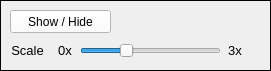
         <widget class="QFrame" name="frame_4">
          <property name="geometry">
           <rect>
            <x>20</x>
            <y>260</y>
            <width>271</width>
            <height>71</height>
           </rect>
          </property>
          <property name="frameShape">
           <enum>QFrame::Panel</enum>
          </property>
          <property name="frameShadow">
           <enum>QFrame::Plain</enum>
          </property>
          <property name="lineWidth">
           <number>1</number>
          </property>
          <widget class="QLabel" name="DisplayOptions_21">
           <property name="geometry">
            <rect>
             <x>10</x>
             <y>40</y>
             <width>35</width>
             <height>20</height>
            </rect>
           </property>
           <property name="minimumSize">
            <size>
             <width>35</width>
             <height>20</height>
            </size>
           </property>
           <property name="font">
            <font>
             <pointsize>10</pointsize>
            </font>
           </property>
           <property name="text">
            <string>Scale</string>
           </property>
           <property name="alignment">
            <set>Qt::AlignCenter</set>
           </property>
          </widget>
          <widget class="QSlider" name="junctionScale">
           <property name="geometry">
            <rect>
             <x>80</x>
             <y>40</y>
             <width>141</width>
             <height>22</height>
            </rect>
           </property>
           <property name="minimum">
            <number>1</number>
           </property>
           <property name="maximum">
            <number>30</number>
           </property>
           <property name="value">
            <number>10</number>
           </property>
           <property name="sliderPosition">
            <number>10</number>
           </property>
           <property name="orientation">
            <enum>Qt::Horizontal</enum>
           </property>
           <property name="tickPosition">
            <enum>QSlider::NoTicks</enum>
           </property>
           <property name="tickInterval">
            <number>5</number>
           </property>
          </widget>
          <widget class="QLabel" name="DisplayOptions_22">
           <property name="geometry">
            <rect>
             <x>50</x>
             <y>40</y>
             <width>30</width>
             <height>20</height>
            </rect>
           </property>
           <property name="minimumSize">
            <size>
             <width>30</width>
             <height>20</height>
            </size>
           </property>
           <property name="font">
            <font>
             <pointsize>10</pointsize>
            </font>
           </property>
           <property name="text">
            <string>0x</string>
           </property>
           <property name="alignment">
            <set>Qt::AlignCenter</set>
           </property>
          </widget>
          <widget class="QLabel" name="DisplayOptions_23">
           <property name="geometry">
            <rect>
             <x>220</x>
             <y>40</y>
             <width>30</width>
             <height>20</height>
            </rect>
           </property>
           <property name="minimumSize">
            <size>
             <width>30</width>
             <height>20</height>
            </size>
           </property>
           <property name="font">
            <font>
             <pointsize>10</pointsize>
            </font>
           </property>
           <property name="text">
            <string>3x</string>
           </property>
           <property name="alignment">
            <set>Qt::AlignCenter</set>
           </property>
          </widget>
          <widget class="QPushButton" name="showHideJunctions">
           <property name="geometry">
            <rect>
             <x>10</x>
             <y>10</y>
             <width>101</width>
             <height>23</height>
            </rect>
           </property>
           <property name="palette">
            <palette>
             <active>
              <colorrole role="WindowText">
               <brush brushstyle="SolidPattern">
                <color alpha="255">
                 <red>0</red>
                 <green>0</green>
                 <blue>0</blue>
                </color>
               </brush>
              </colorrole>
              <colorrole role="Button">
               <brush brushstyle="SolidPattern">
                <color alpha="255">
                 <red>255</red>
                 <green>255</green>
                 <blue>255</blue>
                </color>
               </brush>
              </colorrole>
              <colorrole role="Light">
               <brush brushstyle="SolidPattern">
                <color alpha="255">
                 <red>255</red>
                 <green>255</green>
                 <blue>255</blue>
                </color>
               </brush>
              </colorrole>
              <colorrole role="Midlight">
               <brush brushstyle="SolidPattern">
                <color alpha="255">
                 <red>255</red>
                 <green>255</green>
                 <blue>255</blue>
                </color>
               </brush>
              </colorrole>
              <colorrole role="Dark">
               <brush brushstyle="SolidPattern">
                <color alpha="255">
                 <red>127</red>
                 <green>127</green>
                 <blue>127</blue>
                </color>
               </brush>
              </colorrole>
              <colorrole role="Mid">
               <brush brushstyle="SolidPattern">
                <color alpha="255">
                 <red>170</red>
                 <green>170</green>
                 <blue>170</blue>
                </color>
               </brush>
              </colorrole>
              <colorrole role="Text">
               <brush brushstyle="SolidPattern">
                <color alpha="255">
                 <red>0</red>
                 <green>0</green>
                 <blue>0</blue>
                </color>
               </brush>
              </colorrole>
              <colorrole role="BrightText">
               <brush brushstyle="SolidPattern">
                <color alpha="255">
                 <red>255</red>
                 <green>255</green>
                 <blue>255</blue>
                </color>
               </brush>
              </colorrole>
              <colorrole role="ButtonText">
               <brush brushstyle="SolidPattern">
                <color alpha="255">
                 <red>0</red>
                 <green>0</green>
                 <blue>0</blue>
                </color>
               </brush>
              </colorrole>
              <colorrole role="Base">
               <brush brushstyle="SolidPattern">
                <color alpha="255">
                 <red>255</red>
                 <green>255</green>
                 <blue>255</blue>
                </color>
               </brush>
              </colorrole>
              <colorrole role="Window">
               <brush brushstyle="SolidPattern">
                <color alpha="255">
                 <red>255</red>
                 <green>255</green>
                 <blue>255</blue>
                </color>
               </brush>
              </colorrole>
              <colorrole role="Shadow">
               <brush brushstyle="SolidPattern">
                <color alpha="255">
                 <red>0</red>
                 <green>0</green>
                 <blue>0</blue>
                </color>
               </brush>
              </colorrole>
              <colorrole role="AlternateBase">
               <brush brushstyle="SolidPattern">
                <color alpha="255">
                 <red>255</red>
                 <green>255</green>
                 <blue>255</blue>
                </color>
               </brush>
              </colorrole>
              <colorrole role="ToolTipBase">
               <brush brushstyle="SolidPattern">
                <color alpha="255">
                 <red>255</red>
                 <green>255</green>
                 <blue>220</blue>
                </color>
               </brush>
              </colorrole>
              <colorrole role="ToolTipText">
               <brush brushstyle="SolidPattern">
                <color alpha="255">
                 <red>0</red>
                 <green>0</green>
                 <blue>0</blue>
                </color>
               </brush>
              </colorrole>
             </active>
             <inactive>
              <colorrole role="WindowText">
               <brush brushstyle="SolidPattern">
                <color alpha="255">
                 <red>0</red>
                 <green>0</green>
                 <blue>0</blue>
                </color>
               </brush>
              </colorrole>
              <colorrole role="Button">
               <brush brushstyle="SolidPattern">
                <color alpha="255">
                 <red>255</red>
                 <green>255</green>
                 <blue>255</blue>
                </color>
               </brush>
              </colorrole>
              <colorrole role="Light">
               <brush brushstyle="SolidPattern">
                <color alpha="255">
                 <red>255</red>
                 <green>255</green>
                 <blue>255</blue>
                </color>
               </brush>
              </colorrole>
              <colorrole role="Midlight">
               <brush brushstyle="SolidPattern">
                <color alpha="255">
                 <red>255</red>
                 <green>255</green>
                 <blue>255</blue>
                </color>
               </brush>
              </colorrole>
              <colorrole role="Dark">
               <brush brushstyle="SolidPattern">
                <color alpha="255">
                 <red>127</red>
                 <green>127</green>
                 <blue>127</blue>
                </color>
               </brush>
              </colorrole>
              <colorrole role="Mid">
               <brush brushstyle="SolidPattern">
                <color alpha="255">
                 <red>170</red>
                 <green>170</green>
                 <blue>170</blue>
                </color>
               </brush>
              </colorrole>
              <colorrole role="Text">
               <brush brushstyle="SolidPattern">
                <color alpha="255">
                 <red>0</red>
                 <green>0</green>
                 <blue>0</blue>
                </color>
               </brush>
              </colorrole>
              <colorrole role="BrightText">
               <brush brushstyle="SolidPattern">
                <color alpha="255">
                 <red>255</red>
                 <green>255</green>
                 <blue>255</blue>
                </color>
               </brush>
              </colorrole>
              <colorrole role="ButtonText">
               <brush brushstyle="SolidPattern">
                <color alpha="255">
                 <red>0</red>
                 <green>0</green>
                 <blue>0</blue>
                </color>
               </brush>
              </colorrole>
              <colorrole role="Base">
               <brush brushstyle="SolidPattern">
                <color alpha="255">
                 <red>255</red>
                 <green>255</green>
                 <blue>255</blue>
                </color>
               </brush>
              </colorrole>
              <colorrole role="Window">
               <brush brushstyle="SolidPattern">
                <color alpha="255">
                 <red>255</red>
                 <green>255</green>
                 <blue>255</blue>
                </color>
               </brush>
              </colorrole>
              <colorrole role="Shadow">
               <brush brushstyle="SolidPattern">
                <color alpha="255">
                 <red>0</red>
                 <green>0</green>
                 <blue>0</blue>
                </color>
               </brush>
              </colorrole>
              <colorrole role="AlternateBase">
               <brush brushstyle="SolidPattern">
                <color alpha="255">
                 <red>255</red>
                 <green>255</green>
                 <blue>255</blue>
                </color>
               </brush>
              </colorrole>
              <colorrole role="ToolTipBase">
               <brush brushstyle="SolidPattern">
                <color alpha="255">
                 <red>255</red>
                 <green>255</green>
                 <blue>220</blue>
                </color>
               </brush>
              </colorrole>
              <colorrole role="ToolTipText">
               <brush brushstyle="SolidPattern">
                <color alpha="255">
                 <red>0</red>
                 <green>0</green>
                 <blue>0</blue>
                </color>
               </brush>
              </colorrole>
             </inactive>
             <disabled>
              <colorrole role="WindowText">
               <brush brushstyle="SolidPattern">
                <color alpha="255">
                 <red>127</red>
                 <green>127</green>
                 <blue>127</blue>
                </color>
               </brush>
              </colorrole>
              <colorrole role="Button">
               <brush brushstyle="SolidPattern">
                <color alpha="255">
                 <red>255</red>
                 <green>255</green>
                 <blue>255</blue>
                </color>
               </brush>
              </colorrole>
              <colorrole role="Light">
               <brush brushstyle="SolidPattern">
                <color alpha="255">
                 <red>255</red>
                 <green>255</green>
                 <blue>255</blue>
                </color>
               </brush>
              </colorrole>
              <colorrole role="Midlight">
               <brush brushstyle="SolidPattern">
                <color alpha="255">
                 <red>255</red>
                 <green>255</green>
                 <blue>255</blue>
                </color>
               </brush>
              </colorrole>
              <colorrole role="Dark">
               <brush brushstyle="SolidPattern">
                <color alpha="255">
                 <red>127</red>
                 <green>127</green>
                 <blue>127</blue>
                </color>
               </brush>
              </colorrole>
              <colorrole role="Mid">
               <brush brushstyle="SolidPattern">
                <color alpha="255">
                 <red>170</red>
                 <green>170</green>
                 <blue>170</blue>
                </color>
               </brush>
              </colorrole>
              <colorrole role="Text">
               <brush brushstyle="SolidPattern">
                <color alpha="255">
                 <red>127</red>
                 <green>127</green>
                 <blue>127</blue>
                </color>
               </brush>
              </colorrole>
              <colorrole role="BrightText">
               <brush brushstyle="SolidPattern">
                <color alpha="255">
                 <red>255</red>
                 <green>255</green>
                 <blue>255</blue>
                </color>
               </brush>
              </colorrole>
              <colorrole role="ButtonText">
               <brush brushstyle="SolidPattern">
                <color alpha="255">
                 <red>127</red>
                 <green>127</green>
                 <blue>127</blue>
                </color>
               </brush>
              </colorrole>
              <colorrole role="Base">
               <brush brushstyle="SolidPattern">
                <color alpha="255">
                 <red>255</red>
                 <green>255</green>
                 <blue>255</blue>
                </color>
               </brush>
              </colorrole>
              <colorrole role="Window">
               <brush brushstyle="SolidPattern">
                <color alpha="255">
                 <red>255</red>
                 <green>255</green>
                 <blue>255</blue>
                </color>
               </brush>
              </colorrole>
              <colorrole role="Shadow">
               <brush brushstyle="SolidPattern">
                <color alpha="255">
                 <red>0</red>
                 <green>0</green>
                 <blue>0</blue>
                </color>
               </brush>
              </colorrole>
              <colorrole role="AlternateBase">
               <brush brushstyle="SolidPattern">
                <color alpha="255">
                 <red>255</red>
                 <green>255</green>
                 <blue>255</blue>
                </color>
               </brush>
              </colorrole>
              <colorrole role="ToolTipBase">
               <brush brushstyle="SolidPattern">
                <color alpha="255">
                 <red>255</red>
                 <green>255</green>
                 <blue>220</blue>
                </color>
               </brush>
              </colorrole>
              <colorrole role="ToolTipText">
               <brush brushstyle="SolidPattern">
                <color alpha="255">
                 <red>0</red>
                 <green>0</green>
                 <blue>0</blue>
                </color>
               </brush>
              </colorrole>
             </disabled>
            </palette>
           </property>
           <property name="text">
            <string>Show / Hide</string>
           </property>
          </widget>
         </widget>
